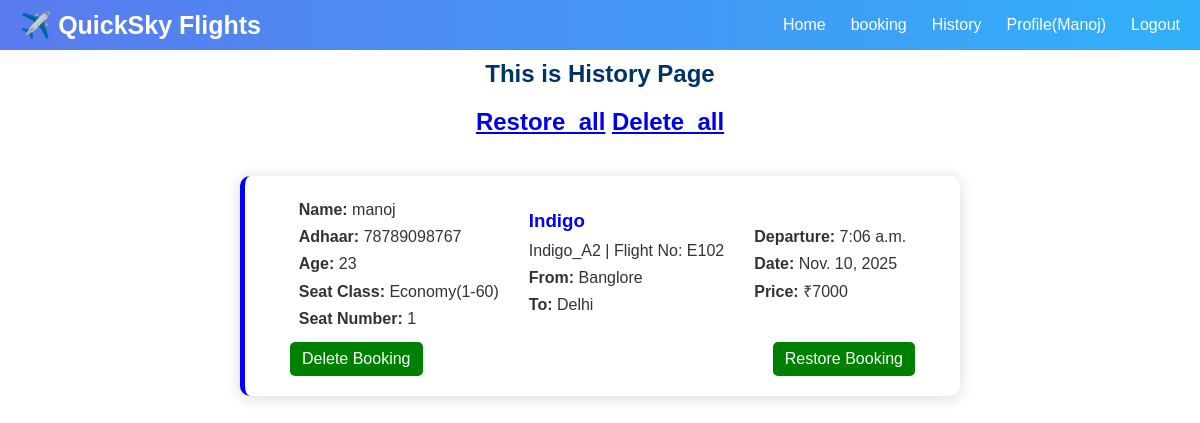
The app's page /history/ (signed in) with its own data.
### base/models.py (models this page shows, shortened)
class PassengerDetail(models.Model):
    user = models.ForeignKey(User, on_delete=models.CASCADE)
    flight=models.ForeignKey(FlightModel, on_delete=models.CASCADE)
    seat_class=models.ForeignKey(SeatClass, on_delete=models.CASCADE)
    name=models.CharField(max_length=100)
    email=models.EmailField()
    phone=models.CharField(max_length=15)
    adhaar=models.CharField(max_length=12)
    age=models.IntegerField()
    seat_number=models.CharField(max_length=10)
    is_delete=models.BooleanField(default=False)
    class Meta:
        unique_together=('flight', 'seat_class', 'seat_number')

class SeatClass(models.Model):
    class_name=models.CharField(max_length=50,unique=True)

class FlightModel(models.Model):
    airline=models.CharField(max_length=100)
    flight_name=models.CharField(max_length=100)
    flight_no=models.CharField(max_length=20)
    departure_city=models.CharField(max_length=100)
    destination_city=models.CharField(max_length=100)
    departure_time=models.TimeField()
    date=models.DateField()
    price=models.IntegerField()

### base/views.py (the view)
# urls.py: path('history/', views.history, name='history'),
@login_required(login_url='login_')
def history(request):
    all_data=PassengerDetail.objects.filter(
        user=request.user,
        is_delete=True)
    return render(request, 'history.html',{'all_data':all_data})

### base/templates/history.html
{% extends 'main.html' %}
{% block content %}
<div class="main-content">
    <h2>This is History Page</h2>
    <h2><a href="{% url 'restore_all' %}">Restore_all</a>
        <a href="{% url 'delete_all' %}">Delete_all</a>
    </h2>
    {% for i in all_data %}
    <div class="passenger-detail-card">
        <div class="flight-card">
            <div class="passenger-card">
                <div class="passenger-detail">
                    <p><b>Name:</b> {{ i.name }}</p>
                    <p><b>Adhaar:</b> {{ i.adhaar }}</p>
                    <p><b>Age:</b> {{ i.age }}</p>
                    <p><b>Seat Class:</b> {{ i.seat_class.class_name }}</p>
                    <p><b>Seat Number:</b> {{ i.seat_number }}</p>
                </div>
            </div>
            <div class="flight-card1">
                <h3>{{ i.flight.airline }}</h3>
                <p>{{ i.flight.flight_name }} | Flight No: {{ i.flight.flight_no }}</p>
                <p><b>From:</b> {{ i.flight.departure_city }}</p>
                <p><b>To:</b> {{ i.flight.destination_city }}</p>
            </div>
            <div class="flight-card2">
                <p><b>Departure:</b> {{ i.flight.departure_time }}</p>
                <p><b>Date:</b> {{ i.flight.date }}</p>
                <p><b>Price:</b> ₹{{ i.flight.price }}</p>
            </div>
        </div>
        <div class="flight-button">
            <div class="delete-btn">
                <a href="{% url 'delete_permanently' i.id %}">Delete Booking</a>
            </div>
            <div class="delete-btn">
                <a href="{% url 'restore' i.id %}">Restore Booking</a>
            </div>
        </div>
    </div>
    {% endfor %}
</div>
{% endblock content %}

### templates/nav.html
<nav>
  <div class="logo">✈️ QuickSky Flights</div>
  <div class="links">
    {% if request.user.is_authenticated %}
    <a href="{% url 'home' %}">Home</a>
    <a href="{% url 'booking' %}">booking</a>
    <a href="{% url 'history' %}">History</a>
    <a href="{% url 'profile' %}">Profile({{request.user.username}})</a>
    <a href="{% url 'logout_' %}">Logout</a>
    {% else %}
    <a href="{% url 'home' %}">Home</a>
    <a href="{% url 'login_' %}">Login</a>
    <a href="{% url 'register' %}">Register</a>
    <a href="{% url 'support' %}">Support</a>
    <a href="{% url 'about' %}">About</a>
    {% endif %}
  </div>
</nav>

### static/flightbookingsystem_style.css (style rules this page uses)
* { margin: 0; padding: 0; box-sizing: border-box; }
body { font-family: Arial, Helvetica, sans-serif; }
nav { position: fixed; top: 0; width: 100%; z-index: 1000; display: flex; align-items: center; justify-content: space-between; height: 50px; padding: 20px; background: linear-gradient(to left, rgb(49, 176, 250), rgb(90, 122, 238)); }
nav .logo { color: white; font-weight: bold; font-size: 25px; }
nav .links { display: flex; align-items: center; justify-content: space-between; gap: 25px; }
nav a { text-decoration: none; color: white; }
.passenger-detail-card { display: flex; flex-direction: column; background: white; width: 60%; margin: 20px auto; padding: 20px; border-radius: 10px; box-shadow: 0 2px 15px rgba(0, 0, 0, 0.15); border-left: 5px solid blue; align-items: center; justify-content: center; }
.flight-card { text-align: left; display: flex; align-items: center; justify-content: space-between; gap: 30px; }
.flight-card h3 { margin-bottom: 5px; color: #000; }
.flight-card p { color: #333; }
.flight-card .flight-card1 h3 { color: blue; }
.main-content { margin-top: 60px; display: flex; flex-direction: column; justify-content: center; align-items: center; gap: 20px; }
.flight-button { width: 100%; display: flex; align-items: center; justify-content: space-between; padding: 0px 25px; gap: 10px; }
.flight-button .delete-btn { display: inline-block; margin-top: 10px; background: green; color: white; padding: 8px 12px; border-radius: 5px; text-decoration: none; }
.delete-btn a { text-decoration: none; color: white; }
h1, h2 { color: #003366; }
p { line-height: 1.7; color: #333; }

### records on screen
PassengerDetail: name "manoj", adhaar "78789098767", age "23", seat_class.class_name "Economy(1-60)", seat_number "1", flight.airline "Indigo", flight.flight_name "Indigo_A2", flight.flight_no "E102", flight.departure_city "Banglore", flight.destination_city "Delhi", flight.departure_time "7:06 a.m.", flight "Nov. 10, 2025", flight.price "7000"

### other values on screen
{{ request.user.username }} "Manoj"
